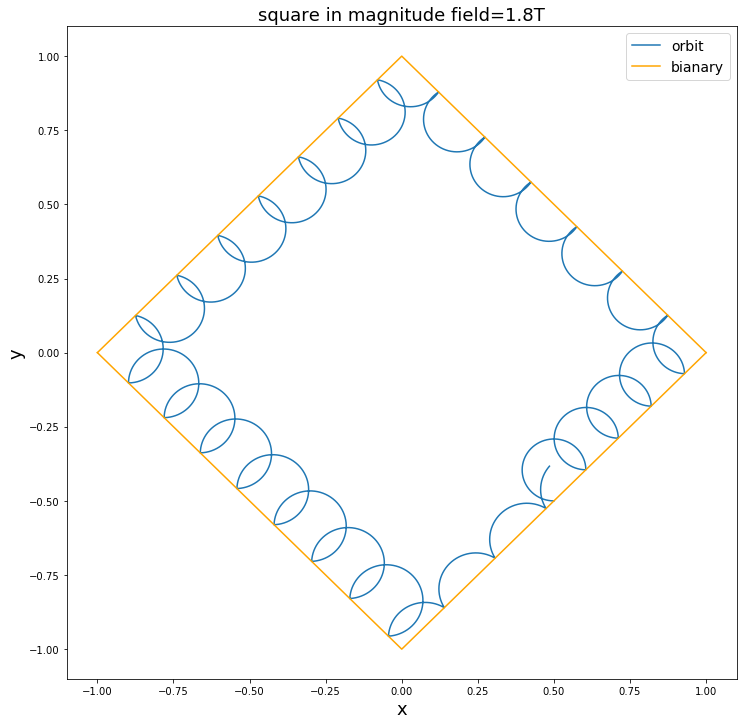

Here is the Python script that generated this plot:
import matplotlib.pyplot as plt
import numpy as np
import math

x_0=0.5
y_0=-0.5
Q=0*math.pi/180
v_x_0=-0.3*math.cos(Q)
v_y_0=0.3*math.sin(Q)
dt=0.001
end_t=38.7
x=[]
y=[]
v_x=[]
v_y=[]
t=[]
x.append(x_0)
y.append(y_0)
v_x.append(v_x_0)
v_y.append(v_y_0)
t.append(0)
q=1.6*10**-19
m=1*10**-19
B=1.8
for i in range(int(end_t/dt)):
    x.append(x[i]+v_x[i]*dt)
    y.append(y[i]+v_y[i]*dt)
    v_x.append(v_x[i]+q*B*v_y[i]*dt/m)
    v_y.append(v_y[i]-q*B*v_x[i]*dt/m)
    t.append(t[i]+dt)
    #print abs(x[i+1])+abs(y[i+1])
    if  abs(x[i+1])+abs(y[i+1])>1:
        while abs(abs(x[i+1])+abs(y[i+1])-1)>0.00001:
              X=(x[i]+x[i+1])/2
              Y=(y[i]+y[i+1])/2
              a=(2**0.5/2.0)*abs(X)/X
              b=(2**0.5/2.0)*abs(Y)/Y 
              v_x[i+1]=(1-2*a**2)*v_x[i]-2*a*b*v_y[i]
              v_y[i+1]=(1-2*b**2)*v_y[i]-2*a*b*v_x[i]
              #v_y[i+1]=-((2.0*a**3-2.0*a)/b)*v_x[i+1]-(2*a**2-1)*v_y[i+1]
              if abs(X)+abs(Y)>1:
                 x[i+1]=X
                 y[i+1]=Y
                 continue
              else:
                 x[i]=X
                 y[i]=Y
                 continue
        #if abs(abs(X)+abs(Y)-1)<0.1:
          # break
x_1=[-1]
y_1=[0]
x_2=[-1]
y_2=[0]
dx=0.1
for j in range(20):
    x_1.append(x_1[j]+dx)
    y_1.append(1-abs(x_1[j+1]))
    x_2.append(x_1[j]+dx)
    y_2.append(-(1-abs(x_1[j+1])))

plt.figure(figsize=(12,12))
plt.plot(x,y,'-' ,label='orbit')
plt.plot(x_1,y_1,'-',label='bianary',color="orange")
plt.plot(x_2,y_2,'-',color="orange")
plt.title(u'square in magnitude field=1.8T',fontsize=18)
plt.xlabel(u'x',fontsize=18)
plt.ylabel(u'y',fontsize=18)
plt.legend(fontsize=14,loc='best')
plt.show()
